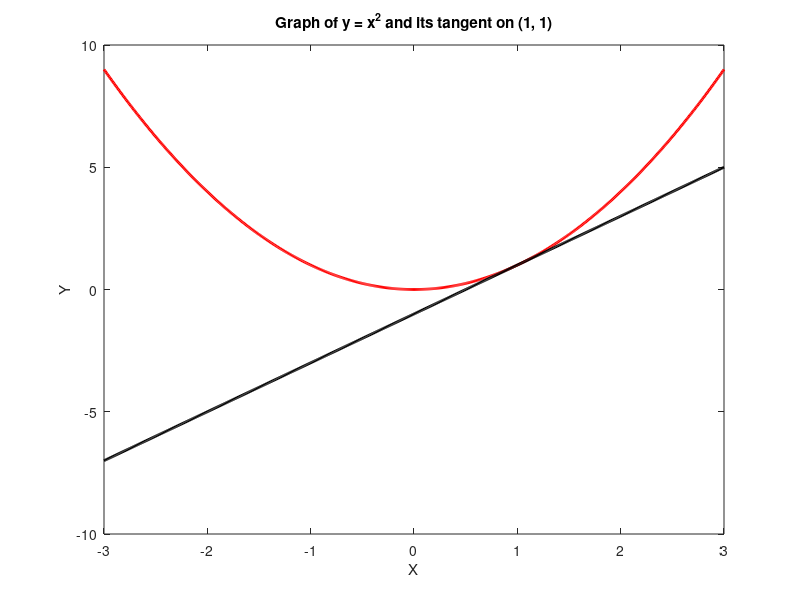

Recreate this plot in MATLAB.
% Plot the graph of the function y = x .^ 2, 
% along with tangent at the point (1, 1);
% The equation of the tangent y' = 2 * x - 1;
x = -3 : 0.01 : 3;
y = x .^ 2;
plot(x, y, 'LineWidth', 2, 'Color', 'red');
hold on;
ytan = 2 * x - 1;
plot(x, ytan, 'LineWidth', 2, 'Color', 'black');
xlabel('X');
ylabel('Y');
title('Graph of y = x^2 and its tangent on (1, 1)');
hold off;
